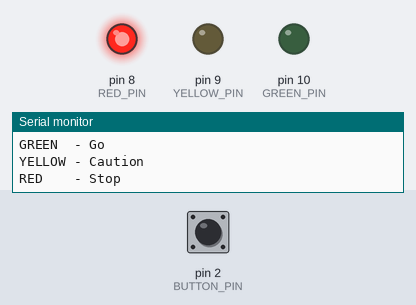
Recording of a sketch running on a simulated Arduino Uno, built with avr-gcc and run on an emulated ATmega328P. Parts: output pins drawn as LEDs (lit = HIGH), the last lines printed to the serial monitor. Dashed ring = blinking. Inputs (shaded band) come from the test bench; at power-on: pin 2 (BUTTON_PIN) HIGH.

Above: at 1.2 s.
1.3 s: pin 2 (BUTTON_PIN) pulled LOW for 0.15 s
At 2.3 s:
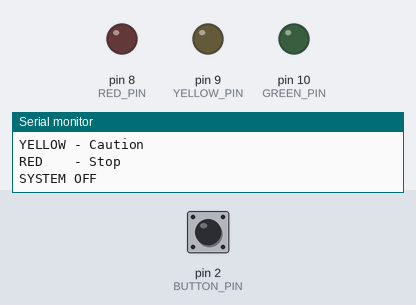
2.9 s: pin 2 (BUTTON_PIN) pulled LOW for 1 s
At 3.3 s:
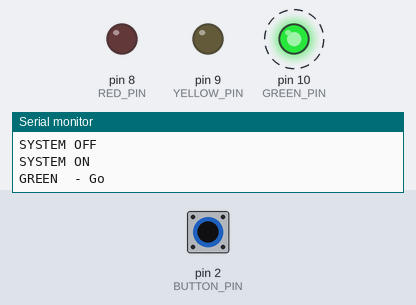
6.9 s: pin 2 (BUTTON_PIN) pulled LOW for 3.2 s
At 7.8 s:
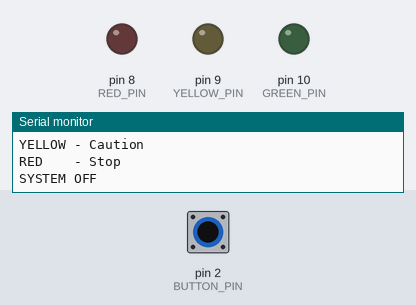
Timing chart, 0 to 9.9 s (numbered marks = the images above; inputs shaded):
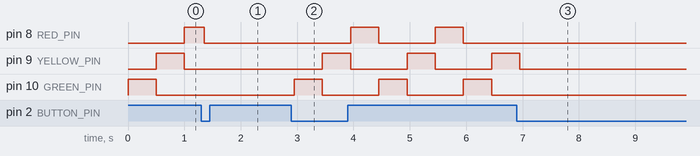

The sketch:

TrafficLight.ino
```cpp
// Arduino Uno - Car traffic light with an ON/OFF push button
// Repeats Green (0.5s) -> Yellow (0.5s) -> Red (0.5s)
// Press the button: traffic light OFF (all LEDs off)
// Press again:      traffic light ON  (starts from green)
//
// Wiring:
//   D8: Red LED, D9: Yellow LED, D10: Green LED
//     each pin -> LED long leg (+) / LED short leg (-) -> 220 ohm resistor -> GND
//   D2: Button (one leg -> D2, diagonal leg -> GND), uses internal pull-up

const int RED_PIN    = 8;
const int YELLOW_PIN = 9;
const int GREEN_PIN  = 10;
const int BUTTON_PIN = 2;

const unsigned long GREEN_TIME  = 500;   // Green light time (0.5s)
const unsigned long YELLOW_TIME = 500;   // Yellow light time (0.5s)
const unsigned long RED_TIME    = 500;   // Red light time (0.5s)
const unsigned long DEBOUNCE_MS = 50;    // Ignore button bounces (ms)

// Light states
const int STATE_GREEN  = 0;
const int STATE_YELLOW = 1;
const int STATE_RED    = 2;

int currentState = STATE_GREEN;          // Current light
unsigned long stateStartTime = 0;        // Time the current light turned on
bool systemOn = true;                    // Traffic light ON/OFF

int lastReading = HIGH;                  // Previous button value
int stableState = HIGH;                  // Confirmed button state
unsigned long lastChangeTime = 0;        // Time of the last button value change

// Turn each LED on or off
void setLeds(int red, int yellow, int green) {
  digitalWrite(RED_PIN, red);
  digitalWrite(YELLOW_PIN, yellow);
  digitalWrite(GREEN_PIN, green);
}

// Switch to a light state and restart its timer
void changeState(int state) {
  currentState = state;
  stateStartTime = millis();

  if (state == STATE_GREEN) {
    setLeds(LOW, LOW, HIGH);
    Serial.println("GREEN  - Go");
  } else if (state == STATE_YELLOW) {
    setLeds(LOW, HIGH, LOW);
    Serial.println("YELLOW - Caution");
  } else {
    setLeds(HIGH, LOW, LOW);
    Serial.println("RED    - Stop");
  }
}

// Returns true once at the moment the button is pressed
bool buttonPressed() {
  int reading = digitalRead(BUTTON_PIN);
  bool pressed = false;

  if (reading != lastReading) {
    lastChangeTime = millis();
  }
  if (millis() - lastChangeTime > DEBOUNCE_MS && reading != stableState) {
    stableState = reading;
    pressed = (stableState == LOW);
  }

  lastReading = reading;
  return pressed;
}

void setup() {
  pinMode(RED_PIN, OUTPUT);
  pinMode(YELLOW_PIN, OUTPUT);
  pinMode(GREEN_PIN, OUTPUT);
  pinMode(BUTTON_PIN, INPUT_PULLUP);
  Serial.begin(9600);

  Serial.println("SYSTEM ON");
  changeState(STATE_GREEN);
}

void loop() {
  // Toggle the whole traffic light on each press
  if (buttonPressed()) {
    systemOn = !systemOn;
    if (systemOn) {
      Serial.println("SYSTEM ON");
      changeState(STATE_GREEN);
    } else {
      Serial.println("SYSTEM OFF");
      setLeds(LOW, LOW, LOW);
    }
  }

  // While OFF, skip the cycle
  if (!systemOn) {
    return;
  }

  unsigned long elapsed = millis() - stateStartTime;

  // Move to the next light when the current one's time is up
  if (currentState == STATE_GREEN && elapsed >= GREEN_TIME) {
    changeState(STATE_YELLOW);
  } else if (currentState == STATE_YELLOW && elapsed >= YELLOW_TIME) {
    changeState(STATE_RED);
  } else if (currentState == STATE_RED && elapsed >= RED_TIME) {
    changeState(STATE_GREEN);
  }
}
```

Measured:
- after the input at 1.3 s, pin 9 (YELLOW_PIN): stays LOW (without the input it goes to HIGH after 0.70 s); pin 10 (GREEN_PIN): stays LOW (without the input it goes to HIGH after 0.20 s)
- after the input at 2.9 s, pin 8 (RED_PIN): alternates HIGH for 0.50 s and LOW for 1.0 s, starting after 1.0 s; pin 9 (YELLOW_PIN): alternates HIGH for 0.50 s and LOW for 1.0 s, starting after 0.55 s; pin 10 (GREEN_PIN): alternates HIGH for 0.50 s and LOW for 1.0 s, starting after 0.05 s
- after the input at 6.9 s, pin 8 (RED_PIN), pin 10 (GREEN_PIN): stops changing and stays LOW; pin 9 (YELLOW_PIN): goes on until 7.0 s, then stays LOW
